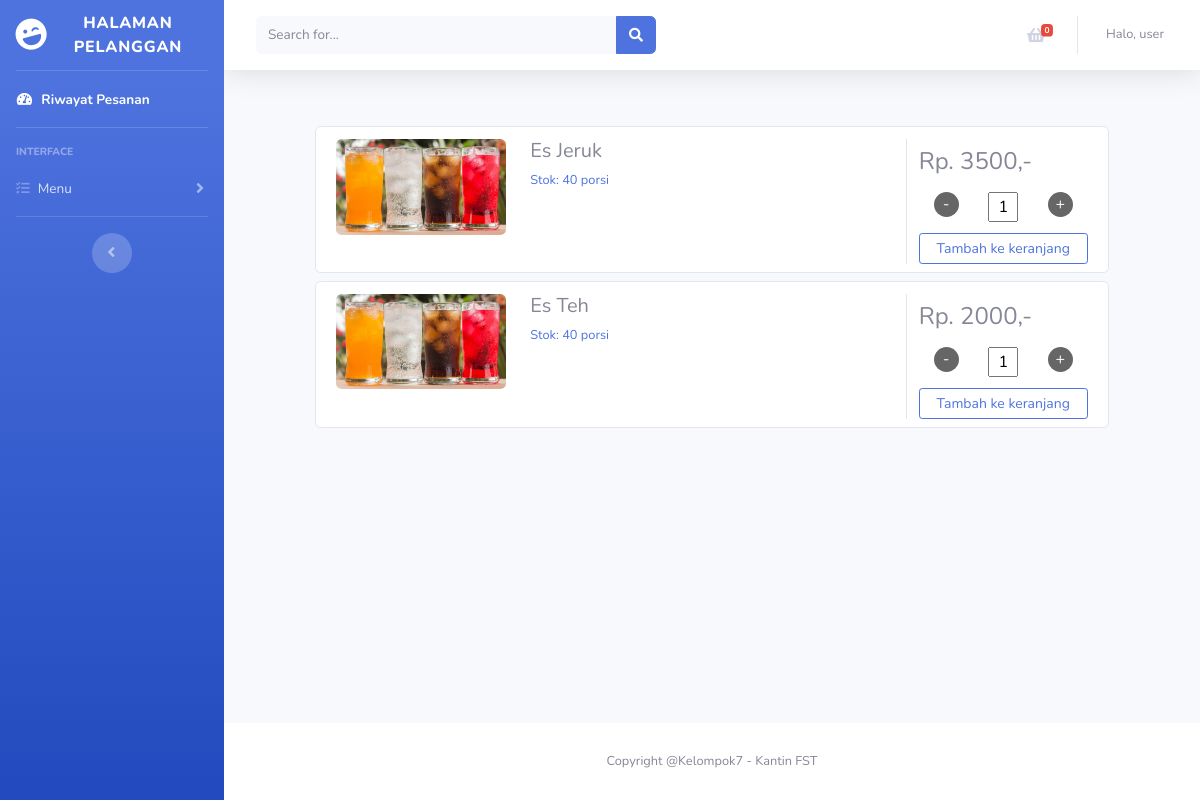
The page /user/drinks.php (signed in) on the database its author committed.
### tables this page shows
CREATE TABLE `keranjang` (
  `id_keranjang` int(11) NOT NULL,
  `total_harga` int(10) NOT NULL DEFAULT 0,
  `id_user` int(11) DEFAULT NULL
);

CREATE TABLE `makanan` (
  `id_makanan` int(11) NOT NULL,
  `nama` varchar(50) NOT NULL,
  `stok` int(5) NOT NULL,
  `harga` int(10) NOT NULL,
  `jenis` enum('makanan','minuman') NOT NULL
);

### app/repository/keranjang_repository.php (called while the page is built, shortened)
<?php
function selectKeranjang($con, $id_user) {
    $query = "SELECT * FROM keranjang WHERE id_user = '$id_user' ORDER BY id_keranjang DESC LIMIT 1";
    $data = mysqli_query($con, $query)->fetch_assoc();
    return $data;
}
function selectAllMakananFromKeranjang($con, $id_keranjang) {
    $query = "SELECT m.nama, mk.* FROM makanan m JOIN makanan_keranjang mk ON m.id_makanan=mk.id_makanan WHERE mk.id_keranjang='$id_keranjang'";
    $data = mysqli_query($con, $query);
    return $data;
}

### app/repository/makanan_repository.php (called while the page is built, shortened)
<?php
function getAllMinuman($con) {
    $query = "SELECT * FROM makanan WHERE jenis='minuman'";
    $result = mysqli_query($con, $query);
    return $result;
}

### components/user/list-products.php (the view, shortened to what this page needs)
<div class="container mt-5 mb-5">
    <div class="d-flex justify-content-center row">
        <div class="col-md-10">
            <?php foreach($makanan as $key => $makanan): ?>
            <div class="row p-2 bg-white border rounded mt-2">
                <div class="col-md-3 mt-1"><img class="img-fluid img-responsive rounded product-image" src="./../assets/img/<?= $makanan["jenis"] == "makanan" ? 'makanan.jpg' : 'minuman.jpg'; ?>"></div>
                <div class="col-md-6 mt-1">
                    <h5><?= $makanan["nama"] ?></h5>
                    <p class="text-justify small text-primary">Stok: <?= $makanan["stok"] ?> porsi</p>
                </div>
                <div class="align-items-center align-content-center col-md-3 border-left mt-1">
                    <div class="d-flex flex-row align-items-center">
                        <h4 class="mr-1 mt-2">Rp. <?= $makanan["harga"] ?>,-</h4>
                    </div>
                    <form action="action.php" method="post" class="d-flex flex-column mt-2">
                        <div class="d-flex justify-content-around text-center">
                            <p class="add-min" onclick="minCount(`count<?= $key; ?>`)" style="width: 25px; height: 25px; border-radius: 100px; background-color: rgba(0, 0, 0, 0.6); color: white;">-</p>
                            <input style="width: 30px; height: 30px; text-align: center;" max="5" readonly id="count<?= $key; ?>" name="jumlah" value="1">
                            <p class="add-min" onclick="plusCount(`count<?= $key; ?>`, `<?= $makanan['stok'] ?>`)" style="width: 25px; height: 25px; border-radius: 100px; background-color: rgba(0, 0, 0, 0.6); color: white;">+</p>
                        </div>
                        <button type="submit" name="tambah_keranjang" class="btn btn-outline-primary btn-sm" type="button">Tambah ke keranjang</button>
                    </form>
                </div>
            </div>
            <?php endforeach ?>
        </div>
    </div>
</div>

### components/user/header.php (shortened to what this page needs)
<?php
require "./../app/database.php";
require "./../app/repository/makanan_repository.php";
require "./../app/repository/keranjang_repository.php";
$keranjang = selectKeranjang($con, $_SESSION['login']['id_user']);
$isiKeranjang = selectAllMakananFromKeranjang($con, $keranjang['id_keranjang']);
?>
<!DOCTYPE html>
<html lang="en">
<head>
    <link href="./../assets/vendor/fontawesome-free/css/all.min.css" rel="stylesheet" type="text/css">
    <link href="./../assets/css/sb-admin-2.min.css" rel="stylesheet">
</head>

### user/drinks.php
<?php include_once("./../components/user/header.php"); ?>
<?php
$makanan = getAllMinuman($con);
?>
<body id="page-top">
    <div id="wrapper">
        <?php include_once("./../components/user/sidebar.php"); ?>
        <div id="content-wrapper" class="d-flex flex-column">
            <div id="content">
                <?php include_once("./../components/user/topbar.php"); ?>
                <?php include("./../components/user/list-products.php") ?>
            </div>
            <footer class="sticky-footer bg-white">
                <div class="container my-auto">
                    <div class="copyright text-center my-auto">
                        <span>Copyright @Kelompok7 - Kantin FST</span>
                    </div>
                </div>
            </footer>
        </div>
    </div>
    <?php include_once("./../components/user/footer.php"); ?>

### components/user/sidebar.php (shortened to what this page needs)
<ul class="navbar-nav bg-gradient-primary sidebar sidebar-dark accordion" id="accordionSidebar">
    <a class="sidebar-brand d-flex align-items-center justify-content-center" href="index.php">
        <div class="sidebar-brand-icon rotate-n-15">
            <i class="fas fa-laugh-wink"></i>
        </div>
        <div class="sidebar-brand-text mx-3">Halaman Pelanggan</div>
    </a>
    <hr class="sidebar-divider my-0">
    <li class="nav-item active">
        <a class="nav-link" href="./">
            <i class="fas fa-fw fa-tachometer-alt"></i>
            <span>Riwayat Pesanan</span></a>
    </li>
    <hr class="sidebar-divider">
    <div class="sidebar-heading">
        Interface
    </div>
    <li class="nav-item">
        <a class="nav-link collapsed" href="#" data-toggle="collapse" data-target="#collapseTwo"
            aria-expanded="true" aria-controls="collapseTwo">
            <i class="fa fa-tasks"></i>
            <span>Menu</span>
        </a>
    </li>
    <hr class="sidebar-divider d-none d-md-block">
    <div class="text-center d-none d-md-inline">
        <button class="rounded-circle border-0" id="sidebarToggle"></button>
    </div>
</ul>

### components/user/topbar.php (shortened to what this page needs)
<nav class="navbar navbar-expand navbar-light bg-white topbar mb-4 static-top shadow">
<form
    class="d-none d-sm-inline-block form-inline mr-auto ml-md-3 my-2 my-md-0 mw-100 navbar-search">
    <div class="input-group">
        <input type="text" class="form-control bg-light border-0 small" placeholder="Search for..."
            aria-label="Search" aria-describedby="basic-addon2">
        <div class="input-group-append">
            <button class="btn btn-primary" type="button">
                <i class="fas fa-search fa-sm"></i>
            </button>
        </div>
    </div>
</form>
<ul class="navbar-nav ml-auto">
    <li class="nav-item dropdown no-arrow mx-1">
        <a class="nav-link dropdown-toggle" href="#" id="alertsDropdown" role="button"
            data-toggle="dropdown" aria-haspopup="true" aria-expanded="false">
            <i class="fa fa-shopping-basket"></i>
            <span class="badge badge-danger badge-counter"><?=$isiKeranjang->num_rows?></span>
        </a>
    </li>
    <li class="nav-item dropdown no-arrow">
        <a class="nav-link dropdown-toggle" href="#" id="userDropdown" role="button"
            data-toggle="dropdown" aria-haspopup="true" aria-expanded="false">
            <span class="mr-2 d-none d-lg-inline text-gray-600 small">Halo, <?=$_SESSION["login"]["nama"];?></span>
        </a>
    </li>
</ul>
</nav>

### components/user/footer.php (shortened to what this page needs)
</body>
</html>

### components/user/list-products.php (style rules this page uses)
.add-min { cursor: pointer; }

### rows shown on the page
keranjang: total_harga "0"
makanan: nama "Es Jeruk", stok "40", harga "3500"
makanan: nama "Es Teh", stok "40", harga "2000", jumlah "1"

### other values the page prints
$_SESSION["login"]["nama"] "user"
